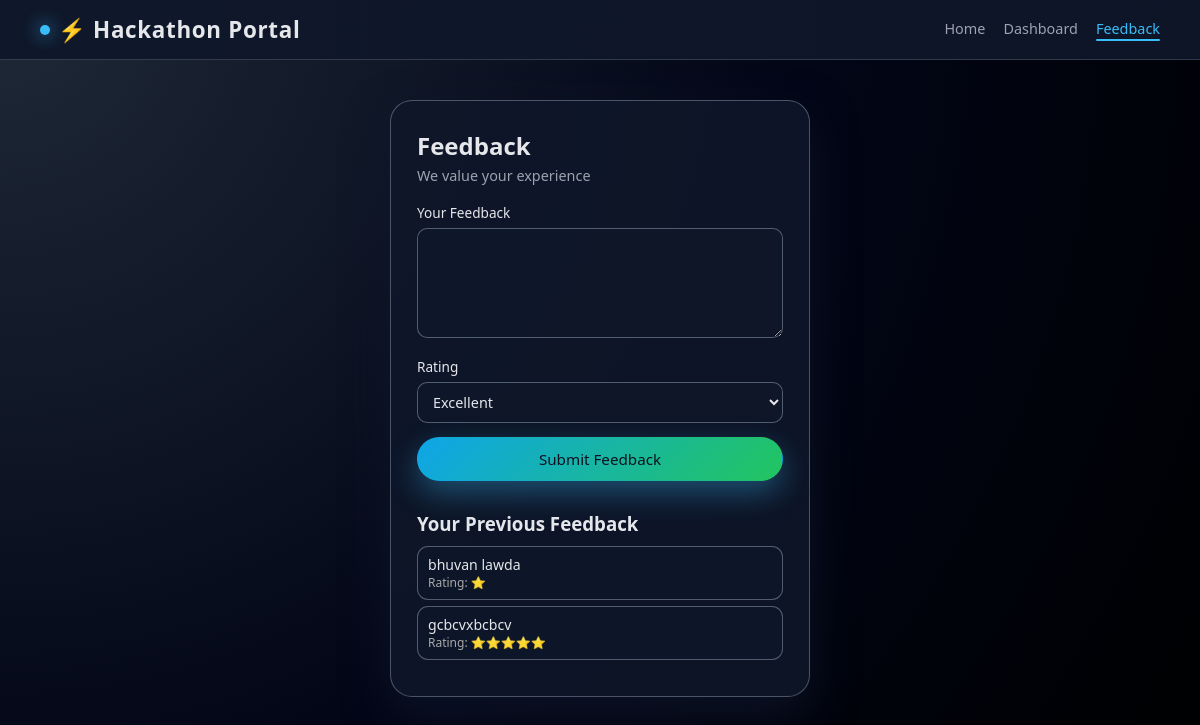
/feedback (signed in), run on the app's committed database.
### app.py (models this page shows)
class Feedback(db.Model):
    id = db.Column(db.Integer, primary_key=True)
    text = db.Column(db.Text, nullable=False)
    rating = db.Column(db.String(10), nullable=False)
    user_id = db.Column(db.Integer, db.ForeignKey("user.id"))

### app.py (the view, shortened to what this page needs)
@app.route("/feedback", methods=["GET", "POST"])
def feedback():
    user = get_current_user()
    feedbacks = []
    if user:
        feedbacks = Feedback.query.filter_by(
            user_id=user.id).order_by(Feedback.id.desc()).all()
    return render_template("feedback.html", feedbacks=feedbacks)

### app.py (called while the page is built)
@app.context_processor
def inject_hackathon_time():
    return {"hackathon_end_iso": HACKATHON_END.isoformat()}

def get_current_user():
    if "user_id" in session:
        return User.query.get(session["user_id"])
    return None

### templates/feedback.html (shortened to what this page needs)
<!DOCTYPE html>
<html lang="en">
<head>
  <link rel="stylesheet" href="{{ url_for('static', filename='styles.css') }}">
</head>
<body>
<header class="topbar">
  <div class="logo">⚡ Hackathon Portal</div>
  <nav class="nav-links">
    <a href="{{ url_for('home') }}">Home</a>
    <a href="{{ url_for('dashboard') }}">Dashboard</a>
    <a href="{{ url_for('feedback') }}" class="active">Feedback</a>
  </nav>
</header>
<div class="form-container">
  <h2>Feedback</h2>
  <p class="form-subtitle">We value your experience</p>
  <form method="POST">
    <label>Your Feedback</label>
    <textarea name="text" required></textarea>
    <label>Rating</label>
    <select name="rating" required>
      <option>Excellent</option>
    </select>
    <button class="primary-btn full-width">Submit Feedback</button>
  </form>
  <h3 style="margin-top:30px;">Your Previous Feedback</h3>
  <ul class="list-box">
    {% for fb in feedbacks %}
      <li>
        {{ fb.text }}
        <div style="font-size:0.75rem;color:#aaa;">Rating: {{ fb.rating }}</div>
      </li>
    {% endfor %}
  </ul>
</div>
</body>
</html>

### static/styles.css (style rules this page uses)
:root { --bg-gradient: radial-gradient(circle at top left, #1f2937, #020617 55%, #000000); --card-bg: rgba(15, 23, 42, 0.9); --accent: #38bdf8; --accent-soft: rgba(56, 189, 248, 0.25); --accent-strong: #0ea5e9; --text-main: #e5e7eb; --text-muted: #9ca3af; --danger: #f97373; --success: #22c55e; --shadow-soft: 0 18px 45px rgba(15, 23, 42, 0.8); --radius-xl: 18px; --transition-fast: 0.2s ease; --transition-med: 0.35s ease; }
* { margin: 0; padding: 0; box-sizing: border-box; font-family: "Poppins", system-ui, -apple-system, BlinkMacSystemFont, sans-serif; }
body { min-height: 100vh; background: var(--bg-gradient); color: var(--text-main); -webkit-font-smoothing: antialiased; }
html { scroll-behavior: smooth; }
a { color: inherit; text-decoration: none; }
.dashboard-wrapper, .form-container, .hero, .features { animation: fadeInUp 0.6s ease-out; }
.topbar { position: sticky; top: 0; z-index: 30; width: 100%; background: linear-gradient(to right, rgba(15,23,42,0.96), rgba(15,23,42,0.9)); backdrop-filter: blur(16px); border-bottom: 1px solid rgba(148, 163, 184, 0.25); padding: 14px 40px; display: flex; align-items: center; justify-content: space-between; }
.logo { font-size: 1.4rem; font-weight: 600; letter-spacing: 0.03em; display: flex; align-items: center; gap: 8px; }
.logo::before { content: ""; width: 10px; height: 10px; border-radius: 999px; background: var(--accent); box-shadow: 0 0 18px var(--accent); }
.nav-links { display: flex; align-items: center; gap: 18px; flex-wrap: wrap; }
.nav-links a { position: relative; font-size: 0.9rem; color: var(--text-muted); padding-bottom: 3px; transition: color var(--transition-fast); }
.nav-links a::after { content: ""; position: absolute; left: 0; bottom: 0; width: 0%; height: 2px; border-radius: 999px; background: var(--accent); transition: width var(--transition-med); }
.nav-links a:hover::after, .nav-links a.active::after { width: 100%; }
.nav-links a.active { color: var(--accent); }
.primary-btn, .secondary-btn { display: inline-flex; align-items: center; justify-content: center; padding: 11px 22px; border-radius: 999px; font-size: 0.95rem; font-weight: 500; border: 1px solid transparent; cursor: pointer; transform: translateY(0); transition: transform var(--transition-fast), box-shadow var(--transition-fast), background var(--transition-fast), border-color var(--transition-fast), color var(--transition-fast); }
.primary-btn { background: linear-gradient(135deg, var(--accent-strong), #22c55e); color: #0b1120; box-shadow: 0 12px 30px rgba(56, 189, 248, 0.35); }
.form-container { width: 420px; max-width: 90%; margin: 40px auto; background: var(--card-bg); border-radius: 22px; padding: 28px 26px 30px; border: 1px solid rgba(148, 163, 184, 0.45); box-shadow: var(--shadow-soft); }
.form-container h2 { font-size: 1.5rem; margin-bottom: 4px; }
.form-subtitle { font-size: 0.9rem; color: var(--text-muted); margin-bottom: 18px; }
.form-container label { display: block; font-size: 0.85rem; margin-bottom: 6px; }
.form-container input, .form-container textarea, .form-container select { width: 100%; padding: 9px 11px; border-radius: 10px; border: 1px solid rgba(148, 163, 184, 0.5); background: rgba(15, 23, 42, 0.8); color: var(--text-main); font-size: 0.9rem; outline: none; margin-bottom: 14px; transition: border-color var(--transition-fast), box-shadow var(--transition-fast), background var(--transition-fast), transform var(--transition-fast); }
.form-container textarea { resize: vertical; min-height: 110px; }
.full-width { width: 100%; }
.primary-btn.full-width { width: 100%; }
.list-box { list-style: none; margin-top: 10px; }
.list-box li { font-size: 0.88rem; background: rgba(15, 23, 42, 0.85); border-radius: 11px; padding: 8px 10px; border: 1px solid rgba(148, 163, 184, 0.5); margin-bottom: 6px; }

### data on the page
Feedback: text "bhuvan lawda", rating "⭐"
Feedback: text "gcbcvxbcbcv", rating "⭐⭐⭐⭐⭐"
